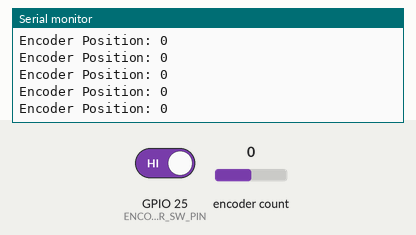
Simulated run of this sketch. Board: ESP32. Shown: the last lines printed to the serial monitor. The test bench sets the inputs (shaded band); at power-on: GPIO 25 (ENCODER_SW_PIN) HIGH, encoder count 0.

Above: at 1.2 s.
1.3 s: GPIO 25 (ENCODER_SW_PIN) driven LOW
At 1.51 s:
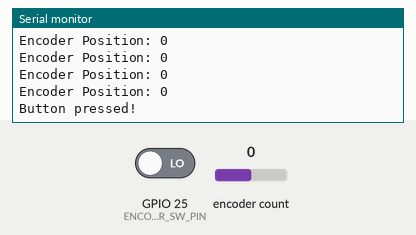
3.1 s: encoder count set to 1
At 3.31 s:
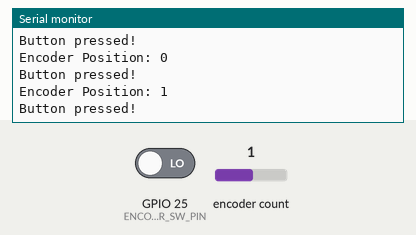
4.6 s: encoder count set to 2
At 4.81 s:
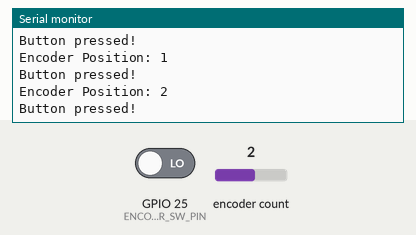
Timing chart, 0 to 7.6 s (numbered marks = the images above; inputs shaded):
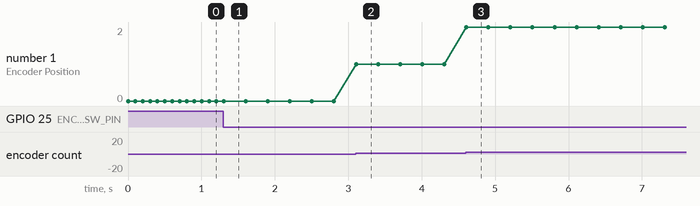

Measured:
- after the input at 1.3 s, the serial monitor: prints a new line at once (image 1)
- after the input at 3.1 s, the serial monitor: prints a new line at once (image 2)
- after the input at 4.6 s, the serial monitor: prints a new line at once (image 3)
- plotted number 1: 0 → 1 after the input at 3.1 s, 1 → 2 after the input at 4.6 s

The sketch:

290.ino
```cpp
#include <RotaryEncoder.h>

// Define pin connections
#define ENCODER_CLK_PIN 32  // CLK (A pin)
#define ENCODER_DT_PIN 21   // DT (B pin)
#define ENCODER_SW_PIN 25   // SW (button pin)

// Create a RotaryEncoder instance
RotaryEncoder encoder(ENCODER_CLK_PIN, ENCODER_DT_PIN);

void setup() {
  Serial.begin(115200);
  Serial.println("Rotary Encoder Example");

  // Initialize the encoder
  encoder.setPosition(0);  // Set initial position to 0

  // Setup the switch pin
  pinMode(ENCODER_SW_PIN, INPUT_PULLUP);
}

void loop() {
  // Update the encoder
  encoder.tick();

  // Check for rotation
  int position = encoder.getPosition();

  // Print the current position
  Serial.print("Encoder Position: ");
  Serial.println(position);

  // Check if the button is pressed
  if (digitalRead(ENCODER_SW_PIN) == LOW) {
    Serial.println("Button pressed!");
    delay(200);  // Simple debounce
  }

  delay(100);  // Delay for stability
}
```
